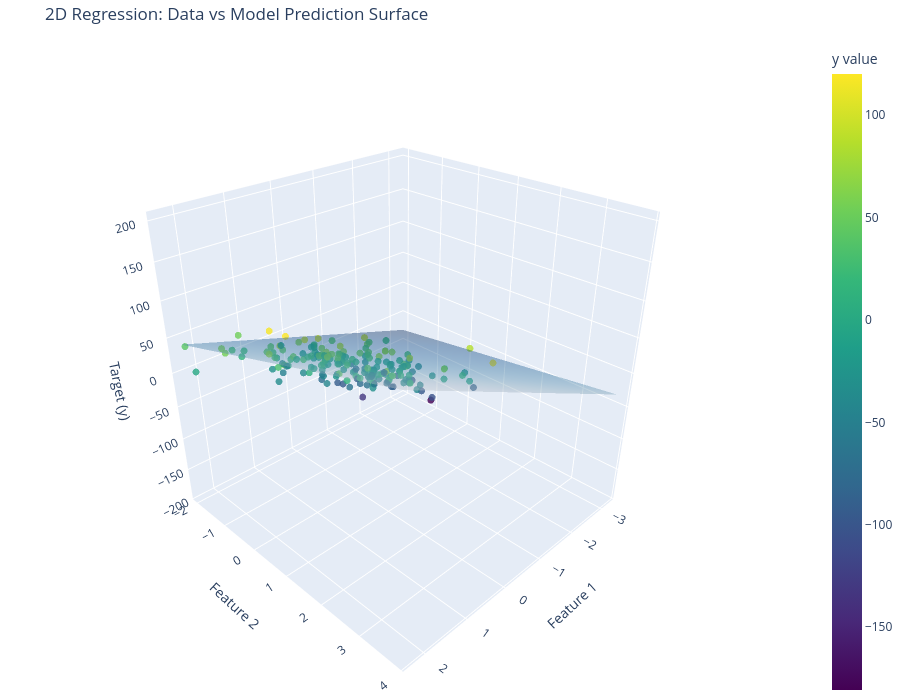

Source (notebook cell):
### Code cell
import numpy as np
import plotly.graph_objects as go
from sklearn.datasets import make_regression
from sklearn.linear_model import LinearRegression

# 1. Generate & fit
X, y = make_regression(n_samples=200, n_features=2, noise=15, random_state=42)
model = LinearRegression().fit(X, y)

# 2. Build prediction meshgrid
resolution = 50
x1_range = np.linspace(X[:, 0].min(), X[:, 0].max(), resolution)
x2_range = np.linspace(X[:, 1].min(), X[:, 1].max(), resolution)
X1_grid, X2_grid = np.meshgrid(x1_range, x2_range)
Z_pred = model.predict(np.c_[X1_grid.ravel(), X2_grid.ravel()]).reshape(X1_grid.shape)

# 3. Create interactive figure
fig = go.Figure()

# Scatter: actual data points
fig.add_trace(go.Scatter3d(
    x=X[:, 0], y=X[:, 1], z=y,
    mode='markers',
    marker=dict(size=4, color=y, colorscale='Viridis', opacity=0.8,
                colorbar=dict(title='y value')),
    name='Data Points',
    hovertemplate='x1: %{x:.2f}<br>x2: %{y:.2f}<br>y: %{z:.2f}<extra></extra>'
))

# Surface: model predictions
fig.add_trace(go.Surface(
    x=X1_grid, y=X2_grid, z=Z_pred,
    opacity=0.4,
    colorscale='Blues',
    showscale=False,          # avoid duplicate colorbar
    name='Model Surface',
    hovertemplate='x1: %{x:.2f}<br>x2: %{y:.2f}<br>ŷ: %{z:.2f}<extra></extra>'
))

# Layout
fig.update_layout(
    title='2D Regression: Data vs Model Prediction Surface',
    scene=dict(
        xaxis_title='Feature 1',
        yaxis_title='Feature 2',
        zaxis_title='Target (y)',
        camera=dict(eye=dict(x=1.5, y=1.5, z=1.2))  # better default angle
    ),
    margin=dict(l=0, r=0, b=0, t=40),
    height=700
)

fig.show()

### Figure 1 — Plotly figure (JSON) as saved in the notebook; plotly's stock layout.template omitted (floating-point values rounded to 4 significant figures; data arrays with more than 128 entries replaced by an {"elided": "..."} marker saying what was removed)
{"data": [{"hovertemplate": "x1: %{x:.2f}<br>x2: %{y:.2f}<br>y: %{z:.2f}<extra></extra>", "marker": {"color": {"elided": "200 float values"}, "colorbar": {"title": {"text": "y value"}}, "colorscale": [[0, "#440154"], [0.1111, "#482878"], [0.2222, "#3e4989"], [0.3333, "#31688e"], [0.4444, "#26828e"], [0.5556, "#1f9e89"], [0.6667, "#35b779"], [0.7778, "#6ece58"], [0.8889, "#b5de2b"], [1, "#fde725"]], "opacity": 0.8, "size": 4}, "mode": "markers", "name": "Data Points", "type": "scatter3d", "x": {"elided": "200 float values"}, "y": {"elided": "200 float values"}, "z": {"elided": "200 float values"}}, {"colorscale": [[0, "rgb(247,251,255)"], [0.125, "rgb(222,235,247)"], [0.25, "rgb(198,219,239)"], [0.375, "rgb(158,202,225)"], [0.5, "rgb(107,174,214)"], [0.625, "rgb(66,146,198)"], [0.75, "rgb(33,113,181)"], [0.875, "rgb(8,81,156)"], [1, "rgb(8,48,107)"]], "hovertemplate": "x1: %{x:.2f}<br>x2: %{y:.2f}<br>ŷ: %{z:.2f}<extra></extra>", "name": "Model Surface", "opacity": 0.4, "showscale": false, "type": "surface", "x": {"elided": "50x50 float values"}, "y": {"elided": "50x50 float values"}, "z": {"elided": "50x50 float values"}}], "layout": {"height": 700, "margin": {"b": 0, "l": 0, "r": 0, "t": 40}, "scene": {"camera": {"eye": {"x": 1.5, "y": 1.5, "z": 1.2}}, "xaxis": {"title": {"text": "Feature 1"}}, "yaxis": {"title": {"text": "Feature 2"}}, "zaxis": {"title": {"text": "Target (y)"}}}, "title": {"text": "2D Regression: Data vs Model Prediction Surface"}}}
